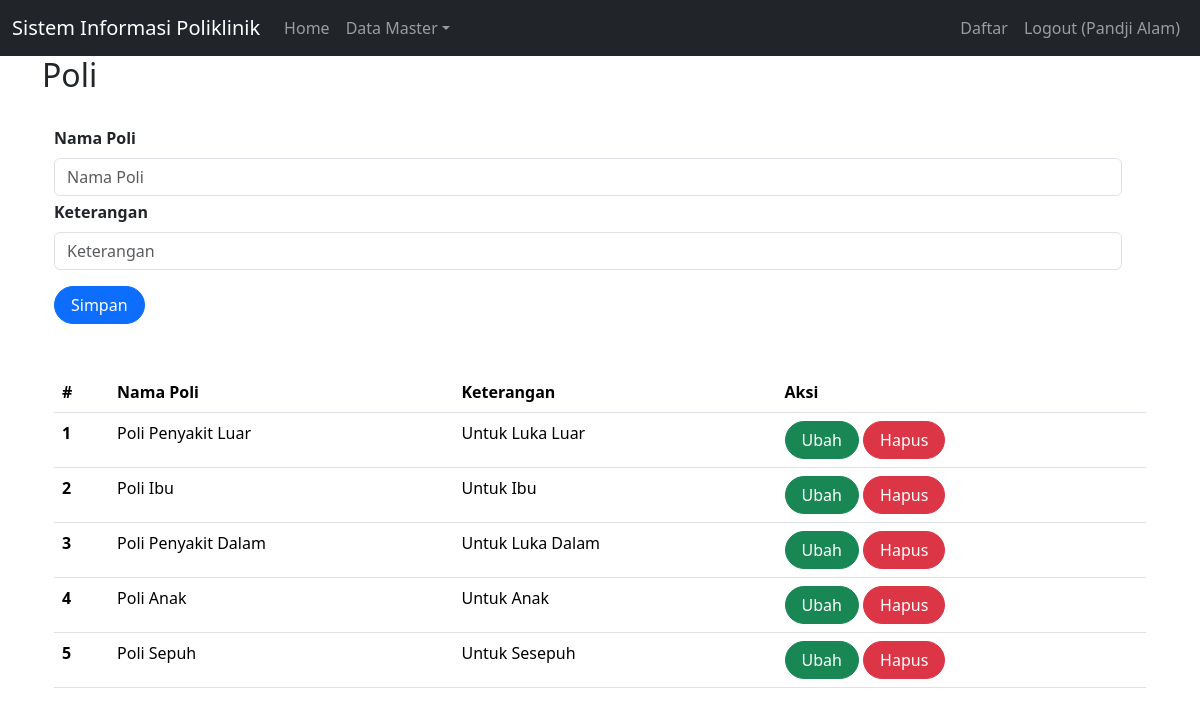
The page /index.php?page=poli (signed in) on the database its author committed.
### tables this page shows
CREATE TABLE `poli` (
  `id` int(11) NOT NULL,
  `nama_poli` varchar(25) NOT NULL,
  `keterangan` text NOT NULL
);

### poli.php (the view, shortened to what this page needs)
<h2>Poli</h2>
<br>
<div class="container">
    <form class="form row" method="POST" action="" name="myForm" onsubmit="return(validate());">
        <?php
        $nama_poli = '';
        $keterangan = '';
        ?>
        <div class="row">
            <label for="inputPoli" class="form-label fw-bold">
                Nama Poli
            </label>
            <div>
                <input type="text" class="form-control" name="nama_poli" id="inputPoli" required placeholder="Nama Poli" value="<?php echo $nama_poli ?>">
            </div>
        </div>
        <div class="row mt-1">
            <label for="inputKeterangan" class="form-label fw-bold">
                Keterangan
            </label>
            <div>
                <input type="text" class="form-control" name="keterangan" id="inputKeterangan" required placeholder="Keterangan" value="<?php echo $keterangan ?>">
            </div>
        </div>
        <div class="row mt-3">
            <div class=col>
                <button type="submit" class="btn btn-primary rounded-pill px-3 mt-auto" name="simpan">Simpan</button>
            </div>
        </div>
    </form>
    <br>
    <br>
    <table class="table table-hover">
        <thead>
            <tr>
                <th scope="col">#</th>
                <th scope="col">Nama Poli</th>
                <th scope="col">Keterangan</th>
                <th scope="col">Aksi</th>
            </tr>
        </thead>
        <tbody>
            <?php
            $result = mysqli_query($mysqli, "SELECT * FROM poli");
            $no = 1;
            while ($data = mysqli_fetch_array($result)) {
            ?>
                <tr>
                    <th scope="row"><?php echo $no++ ?></th>
                    <td><?php echo $data['nama_poli'] ?></td>
                    <td><?php echo $data['keterangan'] ?></td>
                    <td>
                        <a class="btn btn-success rounded-pill px-3" href="index.php?page=poli&id=<?php echo $data['id'] ?>">Ubah</a>
                        <a class="btn btn-danger rounded-pill px-3" href="index.php?page=poli&id=<?php echo $data['id'] ?>&aksi=hapus">Hapus</a>
                    </td>
                </tr>
            <?php
            }
            ?>
        </tbody>
    </table>

### rows shown on the page
poli: nama_poli "Poli Penyakit Luar", keterangan "Untuk Luka Luar"
poli: nama_poli "Poli Ibu", keterangan "Untuk Ibu"
poli: nama_poli "Poli Penyakit Dalam", keterangan "Untuk Luka Dalam"
poli: nama_poli "Poli Anak", keterangan "Untuk Anak"
poli: nama_poli "Poli Sepuh", keterangan "Untuk Sesepuh"

### other values the page prints
$_SESSION['name'] "Pandji Alam"
